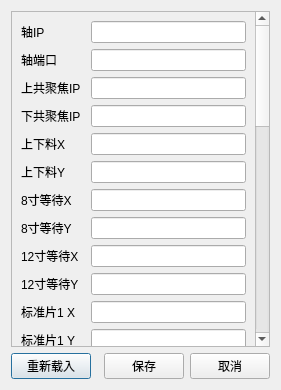
<?xml version="1.0" encoding="UTF-8"?>
<ui version="4.0">
 <class>ParameterSettingsDialog</class>
 <widget class="QDialog" name="ParameterSettingsDialog">
  <property name="windowTitle">
   <string>&#21442;&#25968;&#35774;&#32622;</string>
  </property>
  <layout class="QVBoxLayout" name="verticalLayout">
   <item>
    <widget class="QScrollArea" name="scrollArea">
     <property name="widgetResizable">
      <bool>true</bool>
     </property>
     <widget class="QWidget" name="scrollAreaWidgetContents">
      <layout class="QFormLayout" name="formLayout">
       <item row="0" column="0"><widget class="QLabel" name="label_axis_ip"><property name="text"><string>&#36724;IP</string></property></widget></item>
       <item row="0" column="1"><widget class="QLineEdit" name="line_axis_ip"/></item>
       <item row="1" column="0"><widget class="QLabel" name="label_axis_port"><property name="text"><string>&#36724;&#31471;&#21475;</string></property></widget></item>
       <item row="1" column="1"><widget class="QLineEdit" name="line_axis_port"/></item>
       <item row="2" column="0"><widget class="QLabel" name="label_top_ip"><property name="text"><string>&#19978;&#20849;&#32858;&#28966;IP</string></property></widget></item>
       <item row="2" column="1"><widget class="QLineEdit" name="line_top_ip"/></item>
       <item row="3" column="0"><widget class="QLabel" name="label_bottom_ip"><property name="text"><string>&#19979;&#20849;&#32858;&#28966;IP</string></property></widget></item>
       <item row="3" column="1"><widget class="QLineEdit" name="line_bottom_ip"/></item>
       <item row="4" column="0"><widget class="QLabel" name="label_load_x"><property name="text"><string>&#19978;&#19979;&#26009;X</string></property></widget></item>
       <item row="4" column="1"><widget class="QLineEdit" name="line_load_x"/></item>
       <item row="5" column="0"><widget class="QLabel" name="label_load_y"><property name="text"><string>&#19978;&#19979;&#26009;Y</string></property></widget></item>
       <item row="5" column="1"><widget class="QLineEdit" name="line_load_y"/></item>
       <item row="6" column="0"><widget class="QLabel" name="label_wait_x8"><property name="text"><string>8&#23544;&#31561;&#24453;X</string></property></widget></item>
       <item row="6" column="1"><widget class="QLineEdit" name="line_wait_x8"/></item>
       <item row="7" column="0"><widget class="QLabel" name="label_wait_y8"><property name="text"><string>8&#23544;&#31561;&#24453;Y</string></property></widget></item>
       <item row="7" column="1"><widget class="QLineEdit" name="line_wait_y8"/></item>
       <item row="8" column="0"><widget class="QLabel" name="label_wait_x12"><property name="text"><string>12&#23544;&#31561;&#24453;X</string></property></widget></item>
       <item row="8" column="1"><widget class="QLineEdit" name="line_wait_x12"/></item>
       <item row="9" column="0"><widget class="QLabel" name="label_wait_y12"><property name="text"><string>12&#23544;&#31561;&#24453;Y</string></property></widget></item>
       <item row="9" column="1"><widget class="QLineEdit" name="line_wait_y12"/></item>
       <item row="10" column="0"><widget class="QLabel" name="label_std1_x"><property name="text"><string>&#26631;&#20934;&#29255;1 X</string></property></widget></item>
       <item row="10" column="1"><widget class="QLineEdit" name="line_std1_x"/></item>
       <item row="11" column="0"><widget class="QLabel" name="label_std1_y"><property name="text"><string>&#26631;&#20934;&#29255;1 Y</string></property></widget></item>
       <item row="11" column="1"><widget class="QLineEdit" name="line_std1_y"/></item>
       <item row="12" column="0"><widget class="QLabel" name="label_std2_x"><property name="text"><string>&#26631;&#20934;&#29255;2 X</string></property></widget></item>
       <item row="12" column="1"><widget class="QLineEdit" name="line_std2_x"/></item>
       <item row="13" column="0"><widget class="QLabel" name="label_std2_y"><property name="text"><string>&#26631;&#20934;&#29255;2 Y</string></property></widget></item>
       <item row="13" column="1"><widget class="QLineEdit" name="line_std2_y"/></item>
       <item row="14" column="0"><widget class="QLabel" name="label_std3_x"><property name="text"><string>&#26631;&#20934;&#29255;3 X</string></property></widget></item>
       <item row="14" column="1"><widget class="QLineEdit" name="line_std3_x"/></item>
       <item row="15" column="0"><widget class="QLabel" name="label_std3_y"><property name="text"><string>&#26631;&#20934;&#29255;3 Y</string></property></widget></item>
       <item row="15" column="1"><widget class="QLineEdit" name="line_std3_y"/></item>
       <item row="16" column="0"><widget class="QLabel" name="label_std4_x"><property name="text"><string>&#26631;&#20934;&#29255;4 X</string></property></widget></item>
       <item row="16" column="1"><widget class="QLineEdit" name="line_std4_x"/></item>
       <item row="17" column="0"><widget class="QLabel" name="label_std4_y"><property name="text"><string>&#26631;&#20934;&#29255;4 Y</string></property></widget></item>
       <item row="17" column="1"><widget class="QLineEdit" name="line_std4_y"/></item>
       <item row="18" column="0"><widget class="QLabel" name="label_velocity_measure"><property name="text"><string>&#27979;&#37327;&#36895;&#24230;</string></property></widget></item>
       <item row="18" column="1"><widget class="QLineEdit" name="line_velocity_measure"/></item>
       <item row="19" column="0"><widget class="QLabel" name="label_velocity_normal"><property name="text"><string>&#24120;&#35268;&#36895;&#24230;</string></property></widget></item>
       <item row="19" column="1"><widget class="QLineEdit" name="line_velocity_normal"/></item>
       <item row="20" column="0"><widget class="QLabel" name="label_scan_rate"><property name="text"><string>&#25195;&#25551;&#39057;&#29575;</string></property></widget></item>
       <item row="20" column="1"><widget class="QLineEdit" name="line_scan_rate"/></item>
       <item row="21" column="0"><widget class="QLabel" name="label_trigger_rate"><property name="text"><string>&#35302;&#21457;&#38388;&#38548;</string></property></widget></item>
       <item row="21" column="1"><widget class="QLineEdit" name="line_trigger_rate"/></item>
       <item row="22" column="0"><widget class="QLabel" name="label_z123"><property name="text"><string>Z&#26631;&#20934;&#20301;123</string></property></widget></item>
       <item row="22" column="1"><widget class="QLineEdit" name="line_z123"/></item>
       <item row="23" column="0"><widget class="QLabel" name="label_z4"><property name="text"><string>Z&#26631;&#20934;&#20301;4</string></property></widget></item>
       <item row="23" column="1"><widget class="QLineEdit" name="line_z4"/></item>
       <item row="24" column="0"><widget class="QLabel" name="label_standard1"><property name="text"><string>&#26631;&#20934;&#21402;&#24230;1</string></property></widget></item>
       <item row="24" column="1"><widget class="QLineEdit" name="line_standard1"/></item>
       <item row="25" column="0"><widget class="QLabel" name="label_standard2"><property name="text"><string>&#26631;&#20934;&#21402;&#24230;2</string></property></widget></item>
       <item row="25" column="1"><widget class="QLineEdit" name="line_standard2"/></item>
       <item row="26" column="0"><widget class="QLabel" name="label_standard3"><property name="text"><string>&#26631;&#20934;&#21402;&#24230;3</string></property></widget></item>
       <item row="26" column="1"><widget class="QLineEdit" name="line_standard3"/></item>
       <item row="27" column="0"><widget class="QLabel" name="label_standard4"><property name="text"><string>&#26631;&#20934;&#21402;&#24230;4</string></property></widget></item>
       <item row="27" column="1"><widget class="QLineEdit" name="line_standard4"/></item>
       <item row="28" column="0"><widget class="QLabel" name="label_total1"><property name="text"><string>&#26657;&#20934;&#24635;&#20540;1</string></property></widget></item>
       <item row="28" column="1"><widget class="QLineEdit" name="line_total1"/></item>
       <item row="29" column="0"><widget class="QLabel" name="label_total2"><property name="text"><string>&#26657;&#20934;&#24635;&#20540;2</string></property></widget></item>
       <item row="29" column="1"><widget class="QLineEdit" name="line_total2"/></item>
       <item row="30" column="0"><widget class="QLabel" name="label_total3"><property name="text"><string>&#26657;&#20934;&#24635;&#20540;3</string></property></widget></item>
       <item row="30" column="1"><widget class="QLineEdit" name="line_total3"/></item>
       <item row="31" column="0"><widget class="QLabel" name="label_total4"><property name="text"><string>&#26657;&#20934;&#24635;&#20540;4</string></property></widget></item>
       <item row="31" column="1"><widget class="QLineEdit" name="line_total4"/></item>
       <item row="32" column="0"><widget class="QLabel" name="label_trim"><property name="text"><string>&#40664;&#35748;&#35009;&#36793;</string></property></widget></item>
       <item row="32" column="1"><widget class="QLineEdit" name="line_trim"/></item>
       <item row="33" column="0"><widget class="QLabel" name="label_output_dir"><property name="text"><string>&#32467;&#26524;&#30446;&#24405;</string></property></widget></item>
       <item row="33" column="1"><widget class="QLineEdit" name="line_output_dir"/></item>
       <item row="34" column="0"><widget class="QLabel" name="label_line_sample"><property name="text"><string>&#37319;&#26679;&#28857;&#25968;</string></property></widget></item>
       <item row="34" column="1"><widget class="QLineEdit" name="line_line_sample"/></item>
       <item row="35" column="0"><widget class="QLabel" name="label_chord"><property name="text"><string>&#24358;&#38271;</string></property></widget></item>
       <item row="35" column="1"><widget class="QLineEdit" name="line_chord"/></item>
      </layout>
     </widget>
    </widget>
   </item>
   <item>
    <layout class="QHBoxLayout" name="buttonLayout">
     <item><widget class="QPushButton" name="button_reload"><property name="text"><string>&#37325;&#26032;&#36733;&#20837;</string></property></widget></item>
     <item><spacer name="horizontalSpacer"><property name="orientation"><enum>Qt::Horizontal</enum></property></spacer></item>
     <item><widget class="QPushButton" name="button_save"><property name="text"><string>&#20445;&#23384;</string></property></widget></item>
     <item><widget class="QPushButton" name="button_cancel"><property name="text"><string>&#21462;&#28040;</string></property></widget></item>
    </layout>
   </item>
  </layout>
 </widget>
 <resources/>
 <connections/>
</ui>
